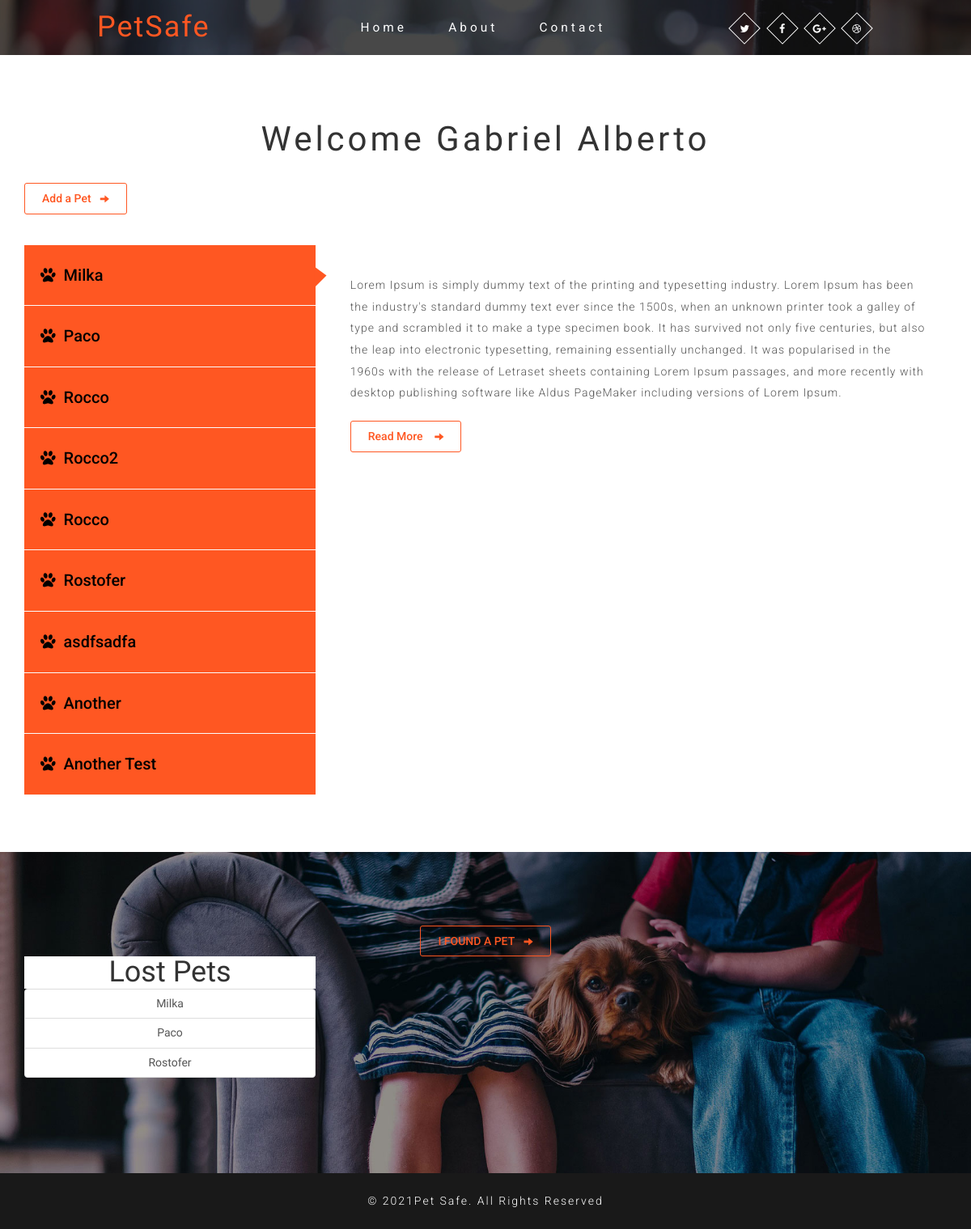
Page /home/ (signed in) on the earlier database version.
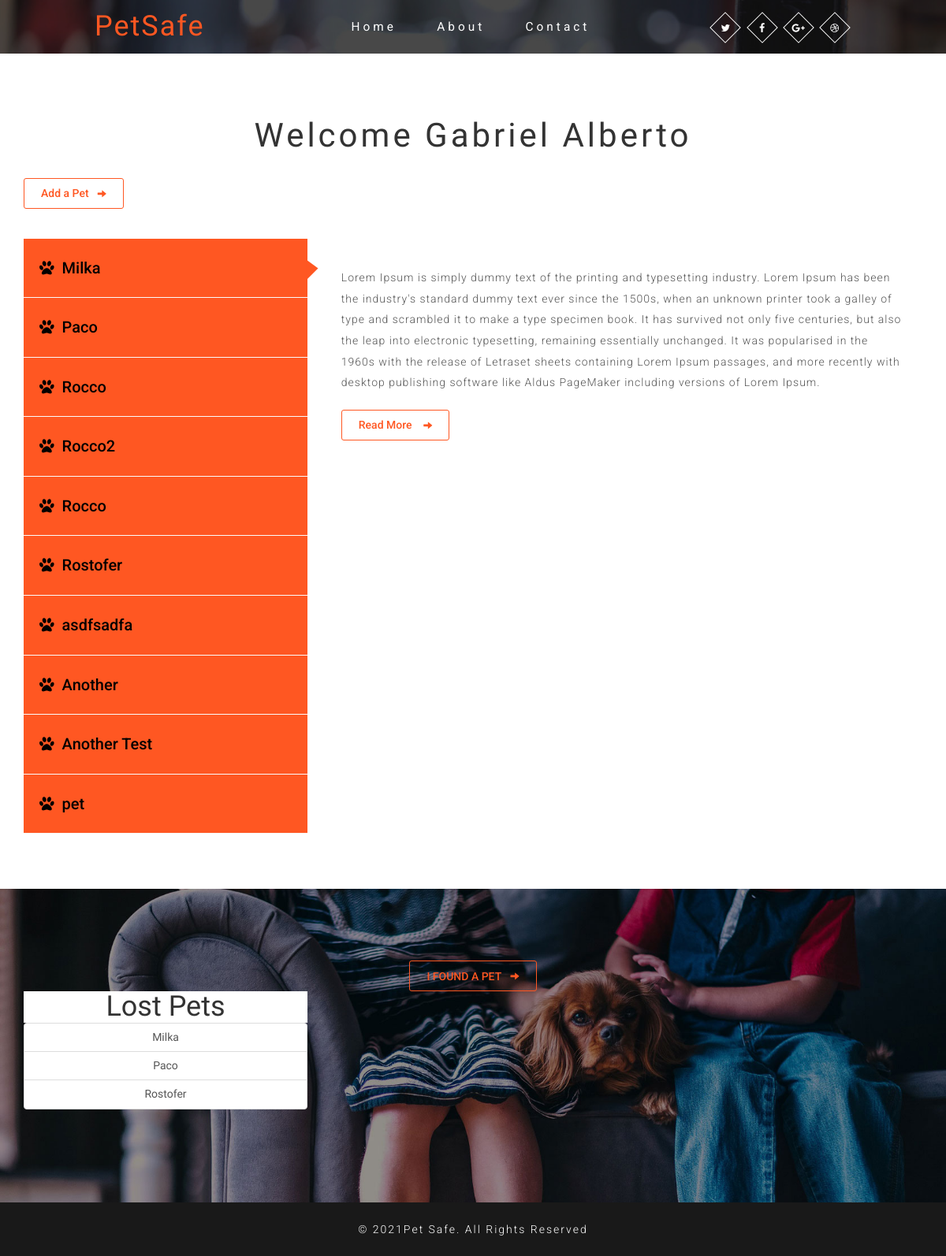
Same page on the later database version.
### pet_safe_app/models.py (models this page shows)
class User(models.Model):
    fname = CharField(max_length=50)
    lname = CharField(max_length=50)
    cedula = IntegerField(null=True)
    direccion = CharField(max_length=150)
    hphone = IntegerField()
    cphone = IntegerField()
    rol = ForeignKey(Rol, related_name="clients",on_delete=CASCADE)
    sexo = ForeignKey(Gender, related_name="clients",on_delete=CASCADE)
    dob = DateField()
    email = EmailField(max_length=100)
    password = CharField(max_length=100)
    created_at = DateTimeField(auto_now_add=True)
    updated_at = DateTimeField(auto_now=True)
    objects = RegistrationManager()

class Pet(models.Model):
    pet_name = CharField(max_length=50)
    pet_age = PositiveSmallIntegerField(null=True)
    pet_birth_date = DateField()
    pet_type = ForeignKey(PetType,related_name='pets_type',on_delete=CASCADE)
    pet_breed = CharField(max_length=50)
    pet_gender = CharField(max_length=6)
    pet_weight = DecimalField(decimal_places=2, max_digits=5)
    pet_color = CharField(max_length=50)
    description = CharField(max_length=250)
    is_lost = SmallIntegerField(null=True)
    pet_image = ImageField(upload_to='pet_image/')
    pet_owner = ForeignKey(User, related_name='pets_owner', on_delete=CASCADE)
    created_at = DateField(auto_now_add=True)
    updated_at = DateField(auto_now=True)

### pet_safe_app/views.py (the view)
# urls.py: path('home/',views.home),
def home(request):
    if "logged_user" not in request.session:
        messages.error(request,"There is not logged user!! Log in first!")
        return redirect('/signin/')
    if request.method == "POST":
        errors = User.objects.new_user_validator(request.POST)
        if len(errors) > 0:
            for key, value in errors.items():
                messages.error(request,value,extra_tags='nuser')
            return redirect('/signin/')
    logged_user = User.objects.get(id=request.session['logged_user'])
    all_pets = Pet.objects.filter(pet_owner=logged_user)
    lost_pets = Pet.objects.filter(is_lost = 1)
    context = {
        'logged_user' : logged_user,
        'all_pets' : all_pets,
        'lost_pets' : lost_pets
    }
    return render(request,'home.html',context)

### pet_safe_app/templates/home.html (shortened to what this page needs)
{% load static %}
<!DOCTYPE html>
<html lang="en">
<head>
	<link href="{% static 'css/bootstrap.css' %}" type="text/css" rel="stylesheet" media="all">
	<link href="{% static 'css/easy-responsive-tabs.css' %}" rel='stylesheet' type='text/css' />
	<link href="{% static 'css/style.css' %}" type="text/css" rel="stylesheet" media="all">
	<link href="{% static 'css/font-awesome.css' %}" rel="stylesheet">
</head>
<body>
	{% include 'navbar.html' %}
	<div class="services">
		<div class="container">
			<h3 class="agileits-title">Welcome {{logged_user.fname}}</h3>
			<a href="/add/pet/" class="button button-isi"><span>Add a Pet</span><i class="icon glyphicon glyphicon-arrow-right"></i></a>
			<div class="top_tabs_agile">
				<div id="horizontalTab" class="top_tabs_agile">
					<ul class="resp-tabs-list">
						{% for pet in all_pets %}
                        <li>
							<i class="fa fa-paw" aria-hidden="true"></i>{{pet.pet_name}}
						</li>
                        {% endfor %}
					</ul>
					<div class="resp-tabs-container">
                        {% for pet in all_pets %}
						<div class="tab1">
							<div class="services-right-agileits">
								<p class="para-agileits-w3layouts">{{pet.description}}</p>
								<a href="/mypet/{{pet.id}}" class="button button-isi"><span>Read More </span><i class="icon glyphicon glyphicon-arrow-right"></i></a>
							</div>
						</div>
                        {% endfor %}
					</div>
				</div>
			</div>
		</div>
	</div>
	<div class="w3-agilesale welcome">
		<div class="container">
			<a href="/found/" class="button button-isi"><span>I FOUND A PET</span><i class="icon glyphicon glyphicon-arrow-right"></i></a>
			<div class="row">
				<div class="col-md-4">
					<h1 style="background-color: white;">Lost Pets</h1>
					<div class="list-group">
						{% for pet in lost_pets %}
						<a href="/lostpet/{{pet.id}}" class="list-group-item list-group-item-action" aria-current="true">
						<div class="d-flex w-100 justify-content-between">
							<h5 class="mb-1">{{pet.pet_name}}</h5>
						</div>
						</a>
						{% endfor %}
					</div>
				</div>
			</div>
		</div>
	</div>
	<div class="copy-w3right">
		<div class="container">
			<p>© 2021Pet Safe. All Rights Reserved</p>
		</div>
	</div>
</body>
</html>

### pet_safe_app/templates/navbar.html (shortened to what this page needs)
<div class="agileits-banner about-w3banner">
    <div class="bnr-agileinfo">
        <div class="top-nav w3-agiletop">
            <div class="agile_inner_nav_w3ls">
                <div class="navbar-header w3llogo">
                    <h1><a href="/">PetSafe</a></h1>
                </div>
                <div class="collapse navbar-collapse" id="bs-example-navbar-collapse-1">
                    <div class="w3menu navbar-left">
                        <ul class="nav navbar">
                            <li><a href="/">Home</a></li>
                            <li><a href="/about/">About</a></li>
                            <li><a href="/contact/">Contact</a></li>
                        </ul>
                    </div>
                    <div class="w3ls-bnr-icons social-icon navbar-right">
                        <a href="#" class="social-button twitter"><i class="fa fa-twitter"></i></a>
                        <a href="#" class="social-button facebook"><i class="fa fa-facebook"></i></a>
                        <a href="#" class="social-button google"><i class="fa fa-google-plus"></i></a>
                        <a href="#" class="social-button dribbble"><i class="fa fa-dribbble"></i></a>
                    </div>
                    <div class="clearfix"> </div>
                </div>
            </div>
        </div>
    </div>
</div>

### pet_safe_app/static/css/easy-responsive-tabs.css (style rules this page uses)
body { margin: 0px; padding: 0px; background: #f5f5f5; font-weight: 500; }
ul.resp-tabs-list, p { margin: 0px; padding: 0px; }
ul.resp-tabs-list { float: left; margin-top: 10px; }
.resp-tabs-list li { display: block; padding: 23px 20px; margin: 0; border-bottom: 1px solid #fbfbfb; list-style: none; cursor: pointer; float: none; color: rgb(0, 0, 0); width:360px; background: #ff5722; font-size: 20px; text-align:left; }
.resp-tabs-container { padding: 0px!important; background-color: #fff; width: 67%; float: right; }
.resp-tab-content { display: none; }
.resp-tab-active { position: relative; }
.resp-tab-active:before { content: ''; position: absolute; width: 0; height: 0; transform: rotate(-90deg); -webkit-transform: rotate(-90deg); -o-transform: rotate(-90deg); -moz-transform: rotate(-90deg); -ms-transform: rotate(-90deg); border-top: 15px solid #ff5722; border-left: 15px solid rgba(69, 42, 21, 0); border-right: 11px solid rgba(199, 57, 57, 0); left: 98%; top: 44%; transition: 0.5s all; -webkit-transition: 0.5s all; -o-transition: 0.5s all; -moz-transition: 0.5s all; -ms-transition: 0.5s all; }
.resp-tab-active { background-color: rgba(28, 160, 222, 0.13); }
.resp-tab-content { border-top: transparent; }
.resp-tabs-list li i { padding-right:0.5em; }
.resp-tab-content-active { display: block; }

Differences in the rows shown:
added Pet: pet_name "pet", shown under "Welcome Gabriel Alberto"
